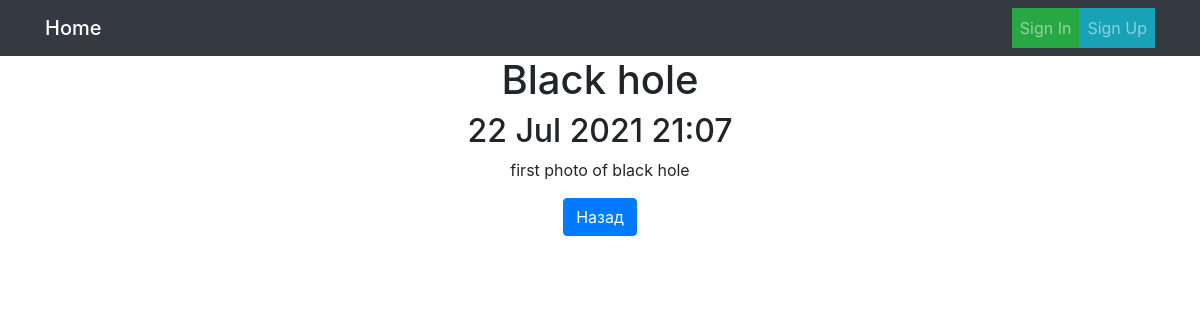
/news/2/, run on an earlier commit of the app's database.
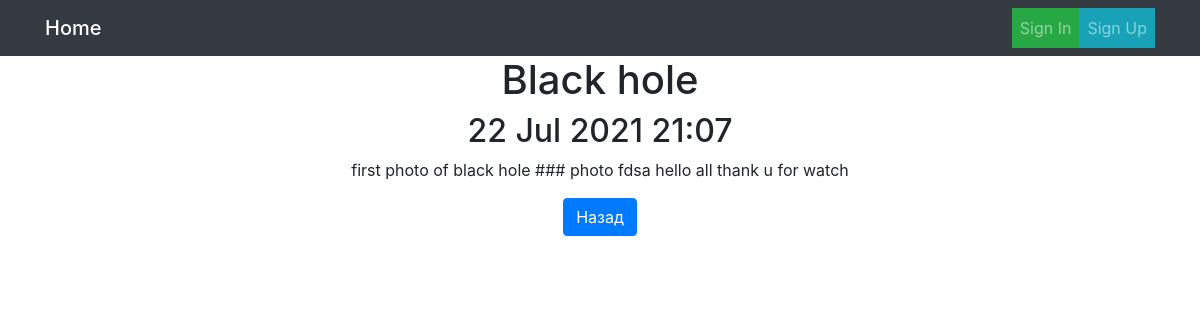
And on a later commit of the database.
### NewsPaper/models.py (models this page shows, shortened)
class Post(models.Model):
    author = models.ForeignKey(Author, on_delete=models.CASCADE, verbose_name='Автор')
    type = models.CharField(max_length=3, choices=PostTypes, default=article, verbose_name='Тип сообщения', null=True)
    updated = models.DateTimeField(auto_now_add=True, verbose_name='Дата обновления')
    title = models.CharField(max_length=250, verbose_name='Название', null=True)
    text = models.TextField(verbose_name='Текст', null=True)
    rating = models.IntegerField(default=0, verbose_name='Рейтинг')
    categories = models.ManyToManyField(Category, through='PostCategory', verbose_name='Категория')

### NewsPaper/views.py (the view)
# urls.py: path('<int:pk>/', PostDetailView.as_view(), name='news_detail'),
class PostDetailView(DetailView):
    template_name = 'news_detail.html'
    queryset = Post.objects.all()
    context_object_name = 'new'
    def get_context_data(self, **kwargs):
        context = super().get_context_data(**kwargs)
        id = self.kwargs.get('pk')
        post = Post.objects.get(pk=id)
        can_edit = False
        if self.request.user.is_superuser:
            can_edit = True
        elif self.request.user == post.author.user:
            can_edit = True
        context['can_edit'] = can_edit
        return context

### NewsPaper/templatetags/censor.py (called while the page is built)
@register.filter(name='censor')
def censor(value):
    censor_words = ['fuck', 'shit', 'fool']
    re_str = '|'.join(censor_words)
    return re.sub(re_str, '###', value)

### templates/news_detail.html (shortened to what this page needs)
{% extends 'base.html' %}
{% load censor %}
{% block content %}
<h1>{{ new.title }}</h1>
<h2>{{ new.updated|date:'d M Y H:m' }}</h2>
<p>{{ new.text|censor }}</p>
<a href="{% url 'news_list' %}" class="btn btn-primary">Назад</a>
{% endblock content %}

What changed in the data, as far as the page shows it:
changed Post "Black hole": text|censor "first photo of black hole" → "first photo of black hole ### photo fdsa hello all thank u for watch"
